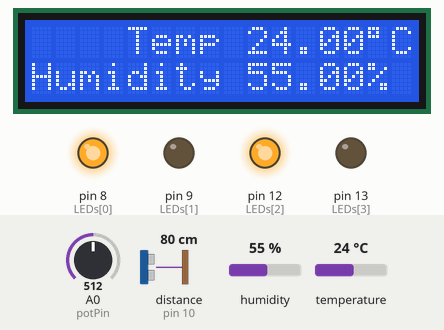
The sketch below on a simulated Arduino Uno, built with avr-gcc and run on an emulated ATmega328P. Parts: 16×2 character LCD, output pins drawn as LEDs (lit = HIGH). Wiring (inferred from the names in the program): ultrasonic range finder: trigger pin 11; echo pin 10. The inputs (shaded band) are chosen by the test bench; at power-on: A0 (potPin) = 512, distance to the obstacle (sensor on pin 10) 80 cm, temperature 24 °C, humidity 55 %. The echo pulse lasts 58.3 µs per cm; pins used as bus, display or sensor lines are not drawn; what the sketch prints to the serial monitor is not drawn.

Above: at 4.2 s.
4.3 s: A0 (potPin) set to 457
9.9 s: A0 (potPin) set to 439
At 13.5 s:
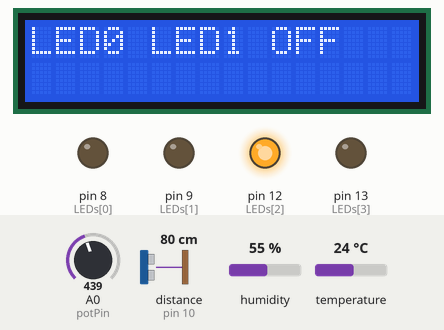
16.3 s: A0 (potPin) set to 910
At 19.8 s:
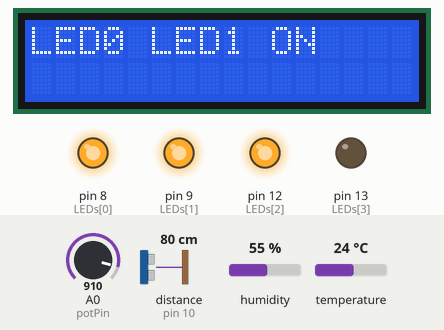
22.7 s: distance to the obstacle (sensor on pin 10) set to 12 cm
At 25.3 s:
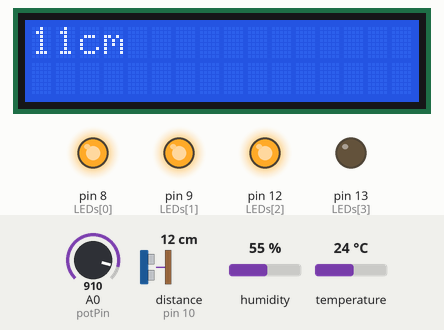
26.7 s: distance to the obstacle (sensor on pin 10) set to 9 cm
At 30.6 s:
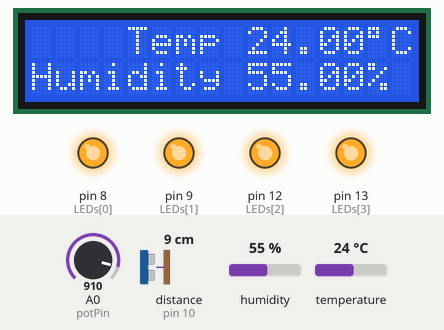
32.3 s: temperature set to 26 °C
At 33.8 s:
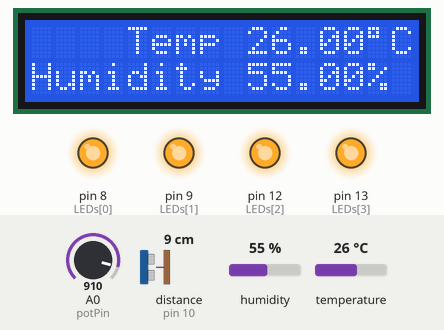
36.3 s: temperature set to 29 °C
At 40.2 s:
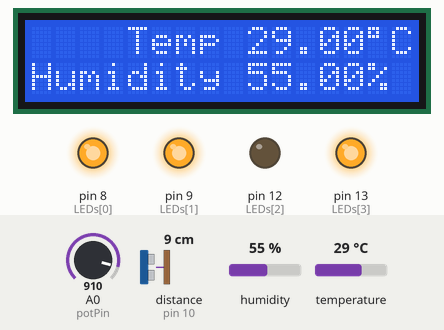
Timing chart, 0 to 41.7 s (numbered marks = the images above; inputs shaded):
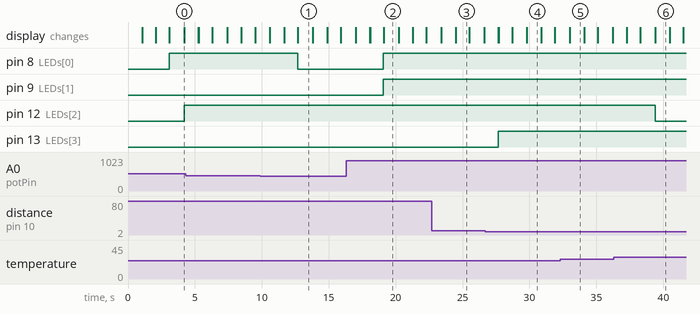

The sketch:

1410432007M.ino
```cpp
#include "Wire.h"
#include "dht11.h"
#include "LiquidCrystal_I2C.h"


dht11 DHT11;

const byte LEDs[]={8,9,12,13};
const byte total = sizeof(LEDs);
const byte trigPin = 11;  // 超音波模組的觸發腳
const int echoPin = 10;    // 超音波模組的接收腳
unsigned long d;

const byte dataPin = 7;

LiquidCrystal_I2C lcd(0x27,2,1,0,4,5,6,7,3,POSITIVE);
const byte potPin = A0;
int val;

unsigned long ping() {
  digitalWrite(trigPin, HIGH);   // 觸發腳設定成高電位
  delayMicroseconds(5);          // 持續 5 微秒
  digitalWrite(trigPin, LOW);    // 觸發腳設定成低電位

  return pulseIn(echoPin, HIGH); // 傳回高脈衝的持續時間


}

void setup() {
  lcd.begin(16,2);
  lcd.backlight();
  delay(1000);
  lcd.noBacklight();
  delay(1000);
  lcd.backlight();
  delay(1000);
   pinMode(trigPin, OUTPUT);  // 觸發腳設定成「輸出」
  pinMode(echoPin, INPUT);   // 接收腳設定成「輸入」

  Serial.begin(9600);

   for (byte i = 0;i<=total;i++){
    pinMode(LEDs[i], OUTPUT);
  }

}

void loop() {

  val=analogRead(potPin);
   Serial.print("R:");
  Serial.println(val);


  if(val<450){
  digitalWrite(LEDs[0], LOW);
  digitalWrite(LEDs[1], LOW);
  lcd.setCursor(0,0);
  Serial.println("LED0 LED1 OFF");
  lcd.print("LED0 LED1 OFF");
  }else if(val<900){
  digitalWrite(LEDs[0], HIGH);
  digitalWrite(LEDs[1], LOW);
 lcd.setCursor(0,0);
 Serial.println("LED0 ON LED1 OFF");
  lcd.print("LED0 ON LED1 OFF");
  }else {
  digitalWrite(LEDs[0], HIGH);
  digitalWrite(LEDs[1], HIGH);
   lcd.setCursor(0,0);
    Serial.println("LED0 LED1 ON");
  lcd.print("LED0 LED1 ON");
  }

  delay(1000);
  ////////////////////////////////

int chk = DHT11.read(dataPin);

 /*Serial.println(chk);
  if (chk == -1) {*/
     lcd.begin(16, 2);
    lcd.setCursor(4, 0);
  lcd.print("Temp");
  lcd.setCursor(0, 1);
  lcd.print("Humidity");

    lcd.setCursor(9, 0);   // 顯示溫度
    lcd.print((float)DHT11.temperature, 2);
    lcd.print((char) 0xDF);
    lcd.print("C");

    lcd.setCursor(9, 1);   // 顯示濕度
    lcd.print((float)DHT11.humidity, 2);
    lcd.print("%");
     Serial.print("temperature");
     Serial.print((float)DHT11.temperature);
    Serial.println("C");
     Serial.print("humidity");
     Serial.print((float)DHT11.humidity);
      Serial.println("%");

      if((float)DHT11.temperature<28){
    digitalWrite(LEDs[2], HIGH);
    Serial.println("LED2 ON");
  }else{
    digitalWrite(LEDs[2], LOW);
     Serial.println("LED2 OFF");
  }

       delay(1000);
  //}


  //////////////////////////
  lcd.begin(16, 2);


  d = ping() / 58;

  if(d<10){
    digitalWrite(LEDs[3], HIGH);
    Serial.println("LED3 ON");
  }else{
    digitalWrite(LEDs[3], LOW);
    Serial.println("LED3 OFF");
  }

  Serial.print(d);       // 顯示距離
  Serial.print("cm ");

  Serial.println();


  lcd.setCursor(0,0);
  lcd.print(d);
  lcd.print("cm   ");


  delay(1000);


  /*lcd.setCursor(0,1);
  lcd.print("Good Morning    ");
  delay(3000);
  lcd.setCursor(0,1);
  lcd.print("Nice to meet you");
  delay(3000);
  lcd.setCursor(0,1);
  lcd.print("Have a nice day ");
  delay(3000);*/


}
```

Measured:
- the behaviour switches between 450 and 449 on A0 (potPin) (found by bisection; images 0 and 1)
- the behaviour switches between 11 and 10 cm on distance to the obstacle (sensor on pin 10) (found by bisection; images 3 and 4)
- the behaviour switches between 27 and 28 °C on temperature (found by bisection; images 5 and 6)
- after the input at 9.9 s, pin 8 (LEDs[0]): HIGH → LOW after 2.8 s; the display: first differs from a run without the input after 2.8 s (image 1)
- after the input at 16.3 s, pin 8 (LEDs[0]), pin 9 (LEDs[1]): LOW → HIGH after 2.8 s; the display: first differs from a run without the input after 2.8 s (image 2)
- after the input at 26.7 s, pin 13 (LEDs[3]): LOW → HIGH after 0.98 s
- after the input at 36.3 s, pin 12 (LEDs[2]): HIGH → LOW after 3.1 s
